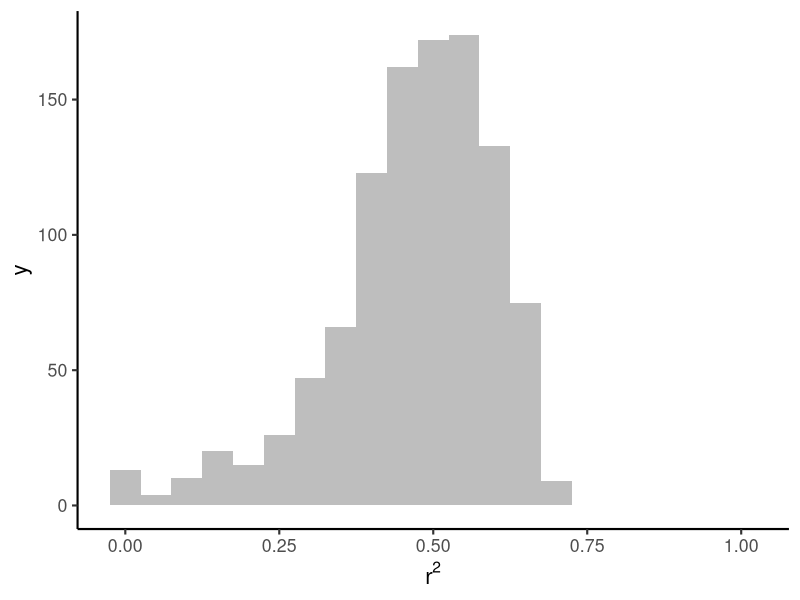

Generate this figure with R:
# Author: Natalie Cooper
# About: script to plot histogram of r2 values

# = = = = = = = = = = = = = = = = = = = = = = = = = = = = = =
# Load libraries
library(tidyverse)

# Load data
r2 <- read.csv("data/all.r2.csv")

# = = = = = = = = = = = = = = = = = = = = = = = = = = = = = =
# Plot

p1 <- 
  ggplot(r2, aes(x = x)) +
  geom_histogram(fill = "grey", binwidth = 0.05) +  
  theme_classic(base_size = 16) + 
  xlab(expression(paste(r^2))) +
  #xlab(expression(paste(r^2, " from models comparing real to simulated ", 
  #                delta^{13}, "C (\u2030)", " values"))) +
  expand_limits(x = c(0, 1),  y = c(0, 50))


ggsave("manuscript/figures/Figure-S6-r2.png", p1, 
       device = png(width = 600, height = 400))
